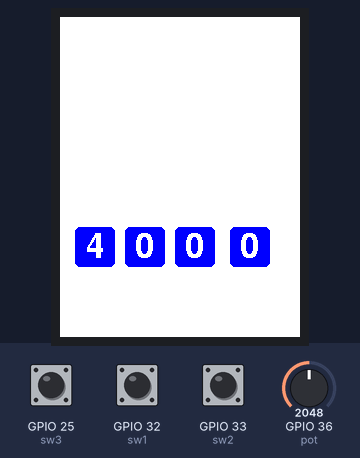
The sketch below on a simulated ESP32. Shown: 240×320 colour display. The inputs (shaded band) are chosen by the test bench; at power-on: GPIO 25 (sw3) HIGH, GPIO 36 (pot) = 2048, GPIO 32 (sw1) HIGH, GPIO 33 (sw2) HIGH. WiFi joins after 1.5 s; servers stay silent unless stated; the local clock reads 2024-03-15 10:24:30 at power-on unless the sketch sets it; random numbers use the default seed unless the sketch sets one; no MQTT or app messages arrive unless stated; what the sketch prints to the serial monitor is not drawn.

Above: at 3.4 s.
3.5 s: GPIO 25 (sw3) pulled LOW for 0.25 s
At 4.5 s:
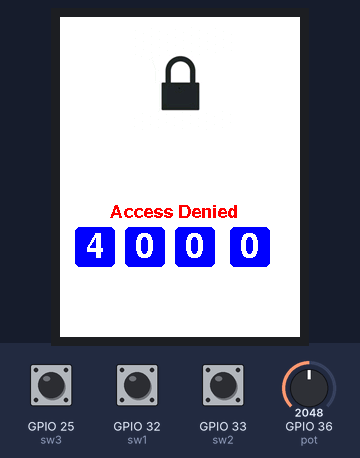
5.2 s: GPIO 36 (pot) set to 2866
At 5.8 s:
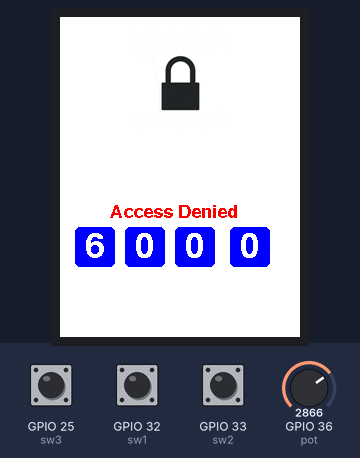
6.7 s: GPIO 32 (sw1) pulled LOW for 0.25 s
At 7.5 s:
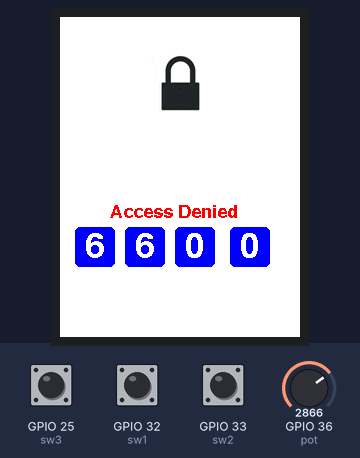
8.7 s: GPIO 32 (sw1) pulled LOW for 1 s
At 10.4 s:
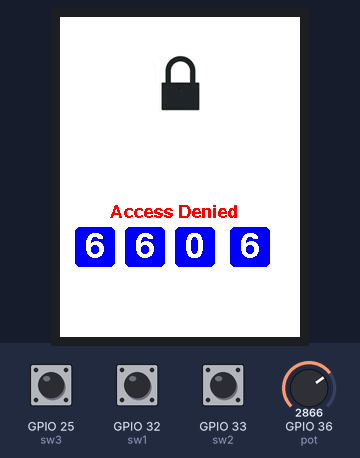
Timing chart, 0 to 11.9 s (numbered marks = the images above; inputs shaded):
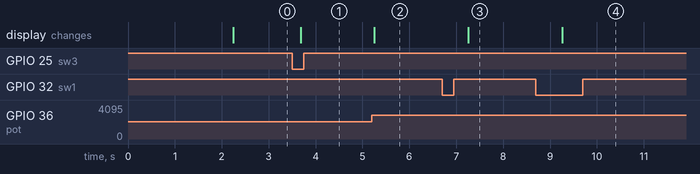

Measured:
- after the input at 3.5 s, the display: changes after 0.18 s (image 1)
- after the input at 5.2 s, the display: changes after 0.05 s (image 2)
- after the input at 6.7 s, the display: changes after 0.56 s (image 3)
- after the input at 8.7 s, the display: changes after 0.56 s (image 4)

The sketch:

hardware.ino
```cpp
//##################################################################################################################
//##                                      ELET2415 DATA ACQUISITION SYSTEM CODE                                   ##
//##                                                                                                              ##
//##################################################################################################################


// IMPORT ALL REQUIRED LIBRARIES
#include <rom/rtc.h>
#include <SPI.h>
#include "Adafruit_GFX.h"
#include "Adafruit_ILI9341.h"


//IMPORT IMAGES
#include "lockclose.h"
#include "lockopen.h"


#ifndef _WIFI_H
#include <WiFi.h>
#include <HTTPClient.h>
#endif

#ifndef STDLIB_H
#include <stdlib.h>
#endif

#ifndef STDIO_H
#include <stdio.h>
#endif

#ifndef ARDUINO_H
#include <Arduino.h>
#endif

#ifndef ARDUINOJSON_H
#include <ArduinoJson.h>
#endif

// DEFINE VARIABLES
#define sw1 32
#define sw2 33
#define sw3 25
#define pot 36


// IMPORT FONTS FOR TFT DISPLAY
#include <Fonts/FreeSansBold18pt7b.h>
#include <Fonts/FreeSansBold9pt7b.h>


// MQTT CLIENT CONFIG
static const char* pubtopic      = "620155784";                    // Add your ID number here
static const char* subtopic[]    = {"620155784_sub","/elet2415"};  // Array of Topics(Strings) to subscribe to
static const char* mqtt_server   = "www.yanacreations.com";         // Broker IP address or Domain name as a String
static uint16_t mqtt_port        = 1883;

// WIFI CREDENTIALS
const char* ssid       = "Hey"; // Add your Wi-Fi ssid
const char* password   = "carlencea"; // Add your Wi-Fi password


// TASK HANDLES
TaskHandle_t xMQTT_Connect          = NULL;
TaskHandle_t xNTPHandle             = NULL;
TaskHandle_t xLOOPHandle            = NULL;
TaskHandle_t xUpdateHandle          = NULL;
TaskHandle_t xButtonCheckeHandle    = NULL;


// FUNCTION DECLARATION
void checkHEAP(const char* Name);   // RETURN REMAINING HEAP SIZE FOR A TASK
void initMQTT(void);                // CONFIG AND INITIALIZE MQTT PROTOCOL
unsigned long getTimeStamp(void);   // GET 10 DIGIT TIMESTAMP FOR CURRENT TIME
void callback(char* topic, byte* payload, unsigned int length);
void initialize(void);
bool publish(const char *topic, const char *payload); // PUBLISH MQTT MESSAGE(PAYLOAD) TO A TOPIC
void vButtonCheck( void * pvParameters );
void vUpdate( void * pvParameters );

void digit1(uint8_t number);
void digit2(uint8_t number);
void digit3(uint8_t number);
void digit4(uint8_t number);

void checkPasscode(void);
void showLockState(void);
uint8_t currentDigit = 1; // Keeps track of the current digit being modified by the potentiometer

bool lockState = false; // keeps track of the Open and Close state of the lock
uint8_t d1=0;
uint8_t d2=0;
uint8_t d3=0;
uint8_t d4=0;
int combinedDigits;


//############### IMPORT HEADER FILES ##################
#ifndef NTP_H
#include "NTP.h"
#endif

#ifndef MQTT_H
#include "mqtt.h"
#endif

/* Initialize class objects*/

#define TFT_DC    17
#define TFT_CS    5
#define TFT_RST   16
#define TFT_CLK   18
#define TFT_MOSI  23
#define TFT_MISO  19

Adafruit_ILI9341 tft = Adafruit_ILI9341(TFT_CS, TFT_DC, TFT_MOSI, TFT_CLK, TFT_RST, TFT_MISO);

/* Declare your functions below */


void setup() {
  Serial.begin(115200);  // INIT SERIAL
  pinMode(sw1,INPUT_PULLUP);
  pinMode(sw2,INPUT_PULLUP);
  pinMode(sw3,INPUT_PULLUP);
  tft.begin();
  tft.fillScreen(ILI9341_WHITE);
  digit1(0);
  digit2(0);
  digit3(0);
  digit4(0);


  // CONFIGURE THE ARDUINO PINS OF THE 7SEG AS OUTPUT

  /* Configure all others here */

  initialize();           // INIT WIFI, MQTT & NTP
  vButtonCheckFunction(); // UNCOMMENT IF USING BUTTONS THEN ADD LOGIC FOR INTERFACING WITH BUTTONS IN THE vButtonCheck FUNCTION

}


void loop() {
  // put your main code here, to run repeatedly:
  int potValue = analogRead(pot);


  // Map the potentiometer value to a range between 0 and 9
  int mappedValue = map(potValue, 0, 4095, 0, 9);

  switch (currentDigit) {
    case 1:
      digit1(mappedValue);
      break;
    case 2:
      digit2(mappedValue);
      break;
    case 3:
      digit3(mappedValue);
      break;
    case 4:
      digit4(mappedValue);
      break;
  }
  combinedDigits = d1 * 1000 + d2 * 100 + d3 * 10 + d4;

  vTaskDelay(1000 / portTICK_PERIOD_MS);
}


//####################################################################
//#                          UTIL FUNCTIONS                          #
//####################################################################
void vButtonCheck( void * pvParameters )  {
    configASSERT( ( ( uint32_t ) pvParameters ) == 1 );

    for( ;; ) {
        // Add code here to check if a button(S) is pressed
        // then execute appropriate function if a button is pressed

        // 1. Implement button1  functionality
        int state1 = digitalRead(sw1);
        if (state1 == 0) {
          if (currentDigit>4){
            currentDigit= 1;
          }
          else{
            currentDigit++;
          }
        }

        // 2. Implement button2  functionality
        int state2 = digitalRead(sw2);
        if (state2 == 0) {
          checkPasscode();
        }

        // 3. Implement button3  functionality
        int state3 = digitalRead(sw3);
        if (state3 == 0) {
          lockState=false;
          showLockState();
        }

        vTaskDelay(200 / portTICK_PERIOD_MS);
    }
}

void vUpdate( void * pvParameters )  {
    configASSERT( ( ( uint32_t ) pvParameters ) == 1 );

    for( ;; ) {
          // Task code goes here.
          // PUBLISH to topic every second.
        StaticJsonDocument<768> doc; // Create JSon object

        char message[800]  = {0};

        // 3. Add key:value pairs to JSon object based on above schema
        /*doc["type"]  = "passcode";
        doc["code"]= combinedDigits;
        // 4. Seralize / Covert JSon object to JSon string and store in message array
        serializeJson(doc, message);
        // 5. Publish message to a topic sobscribed to by both backend and frontend
        publish(pubtopic, message);*/

        vTaskDelay(1000 / portTICK_PERIOD_MS);
    }
}

unsigned long getTimeStamp(void) {
          // RETURNS 10 DIGIT TIMESTAMP REPRESENTING CURRENT TIME
          time_t now;
          time(&now); // Retrieve time[Timestamp] from system and save to &now variable
          return now;
}

void callback(char* topic, byte* payload, unsigned int length) {
  // ############## MQTT CALLBACK  ######################################
  // RUNS WHENEVER A MESSAGE IS RECEIVED ON A TOPIC SUBSCRIBED TO

  Serial.printf("\nMessage received : ( topic: %s ) \n",topic );
  char *received = new char[length + 1] {0};

  for (int i = 0; i < length; i++) {
    received[i] = (char)payload[i];
  }

  // PRINT RECEIVED MESSAGE
  Serial.printf("Payload : %s \n",received);


  // CONVERT MESSAGE TO JSON
  StaticJsonDocument<1000> doc;
  DeserializationError error = deserializeJson(doc, received);

  if (error) {
    Serial.print("deserializeJson() failed: ");
    Serial.println(error.c_str());
    return;
  }

  // PROCESS MESSAGE

}

bool publish(const char *topic, const char *payload){
     bool res = false;
     try{
        res = mqtt.publish(topic,payload);
        // Serial.printf("\nres : %d\n",res);
        if(!res){
          res = false;
          throw false;
        }
     }
     catch(...){
      Serial.printf("\nError (%d) >> Unable to publish message\n", res);
     }
  return res;
}

//***** Complete the util functions below ******

void digit1(uint8_t number){

  tft.setFont(&FreeSansBold18pt7b);

  tft.fillRoundRect(15, 210, 40, 40, 5, ILI9341_BLUE);

  // 3. Set cursor to the appropriate coordinates in order to write the number in the middle of the box
  tft.setCursor(25, 240);

  // 4. Set the text colour of the number. Use any colour you like
  tft.setTextColor(ILI9341_WHITE);

  // 5. Set font size to one
  tft.setTextSize(1);

  // 6. Print number to the screen
  tft.printf("%d", number);

  d1= number;

}

void digit2(uint8_t number){
   tft.setFont(&FreeSansBold18pt7b);

  // 2. Draw a filled rounded rectangle close to the bottom of the screen. Give it any colour you like
  tft.fillRoundRect(65, 210, 40, 40, 5, ILI9341_BLUE);

  // 3. Set cursor to the appropriate coordinates in order to write the number in the middle of the box
  tft.setCursor(75, 240);

  // 4. Set the text colour of the number. Use any colour you like
  tft.setTextColor(ILI9341_WHITE);

  // 5. Set font size to one
  tft.setTextSize(1);

  // 6. Print number to the screen
  tft.printf("%d", number);
  d2= number;
}

void digit3(uint8_t number){
  tft.setFont(&FreeSansBold18pt7b);

  // 2. Draw a filled rounded rectangle close to the bottom of the screen. Give it any colour you like
  tft.fillRoundRect(115, 210, 40, 40, 5, ILI9341_BLUE);

  // 3. Set cursor to the appropriate coordinates in order to write the number in the middle of the box
  tft.setCursor(125, 240);

  // 4. Set the text colour of the number. Use any colour you like
  tft.setTextColor(ILI9341_WHITE);

  // 5. Set font size to one
  tft.setTextSize(1);

  // 6. Print number to the screen
  tft.printf("%d",number);
  d3= number;


}

void digit4(uint8_t number){
  tft.setFont(&FreeSansBold18pt7b);

   // 2. Draw a filled rounded rectangle close to the bottom of the screen. Give it any colour you like
  tft.fillRoundRect(170, 210, 40, 40, 5, ILI9341_BLUE);

  // 3. Set cursor to the appropriate coordinates in order to write the number in the middle of the box
  tft.setCursor(180, 240);

  // 4. Set the text colour of the number. Use any colour you like
  tft.setTextColor(ILI9341_WHITE);

  // 5. Set font size to one
  tft.setTextSize(1);

  // 6. Print number to the screen
  tft.printf("%d",number);
  d4= number;

}

void checkPasscode(void){
    // THE APPROPRIATE ROUTE IN THE BACKEND COMPONENT MUST BE CREATED BEFORE THIS FUNCTION CAN WORK
    WiFiClient client;
    HTTPClient http;

    if(WiFi.status()== WL_CONNECTED){

      // 1. REPLACE LOCALHOST IN THE STRING BELOW WITH THE IP ADDRESS OF THE COMPUTER THAT YOUR BACKEND IS RUNNING ON
      http.begin(client, "http://192.168.84.131:8080/api/check/combination/"); // Your Domain name with URL path or IP address with path


      http.addHeader("Content-Type", "application/x-www-form-urlencoded"); // Specify content-type header
      char message[20];  // Store the 4 digit passcode that will be sent to the backend for validation via HTTP POST

      // 2. Insert all four (4) digits of the passcode into a string with 'passcode=1234' format and then save this modified string in the message[20] variable created above
      sprintf(message, "passcode=%d", combinedDigits);
      int httpResponseCode = http.POST(message);  // Send HTTP POST request and then wait for a response

      if (httpResponseCode > 0) {
        Serial.print("HTTP Response code: ");
        Serial.println(httpResponseCode);
        String received = http.getString();

        // 3. CONVERT 'received' TO JSON.
        StaticJsonDocument<1000> doc;
        DeserializationError error = deserializeJson(doc, received);

        if (error) {
          Serial.print("deserializeJson() failed: ");
          Serial.println(error.c_str());
          return;
        }


        // 4. PROCESS MESSAGE. The response from the route that is used to validate the passcode
        // will be either {"status":"complete","data":"complete"}  or {"status":"failed","data":"failed"} schema.
        // (1) if the status is complete, set the lockState variable to true, then invoke the showLockState function
        // (2) otherwise, set the lockState variable to false, then invoke the showLockState function
        const char* status = doc["status"];

        if (strcmp(status, "complete") == 0){
          lockState= true;
          showLockState();
        }
        else{
          lockState= false;
          showLockState();
        }

      }

      // Free resources
      http.end();

    }

 }


void showLockState(void){

    // Toggles the open and close lock images on the screen based on the lockState variable
    tft.setFont(&FreeSansBold9pt7b);
    tft.setTextSize(1);


    if(lockState == true){
      tft.drawRGBBitmap(68,10, lockopen, 104, 97);
      tft.setCursor(50, 200);
      tft.setTextColor(ILI9341_WHITE);
      tft.printf("Access Denied");
      tft.setCursor(50, 200);
      tft.setTextColor(ILI9341_GREEN);
      tft.printf("Access Granted");

    }
    else {
      tft.drawRGBBitmap(68,10, lockclose, 104, 103);
      tft.setCursor(50, 200);
      tft.setTextColor(ILI9341_WHITE);
      tft.printf("Access Granted");
      tft.setCursor(50, 200);
      tft.setTextColor(ILI9341_RED);
      tft.printf("Access Denied");
    }

}
 
```

Source omitted: NTP.h (6353 bytes), lockclose.h (data table, 98617 bytes), lockopen.h (data table, 92842 bytes), mqtt.h (10265 bytes)
